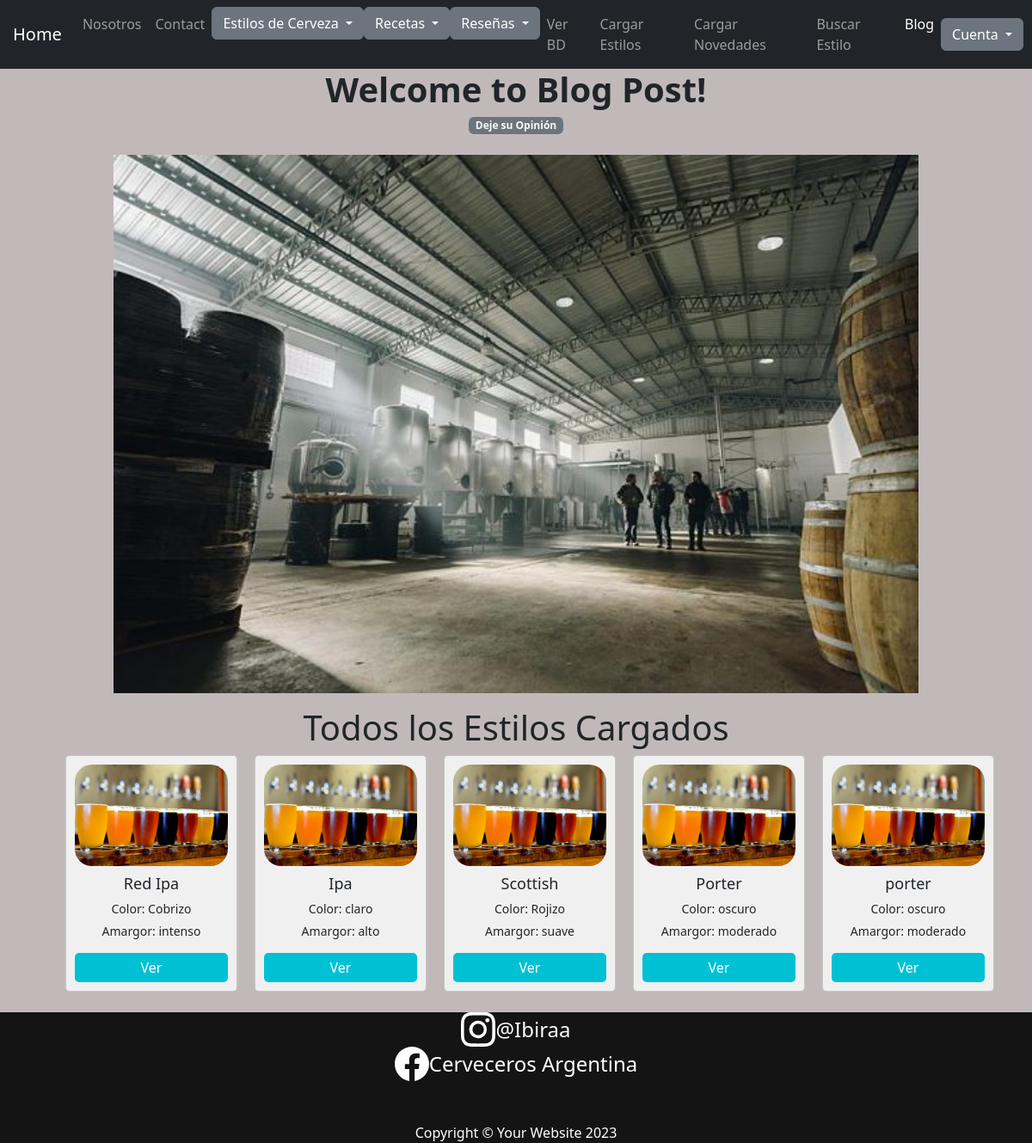
/app/verBD/, run on an earlier commit of the app's database.
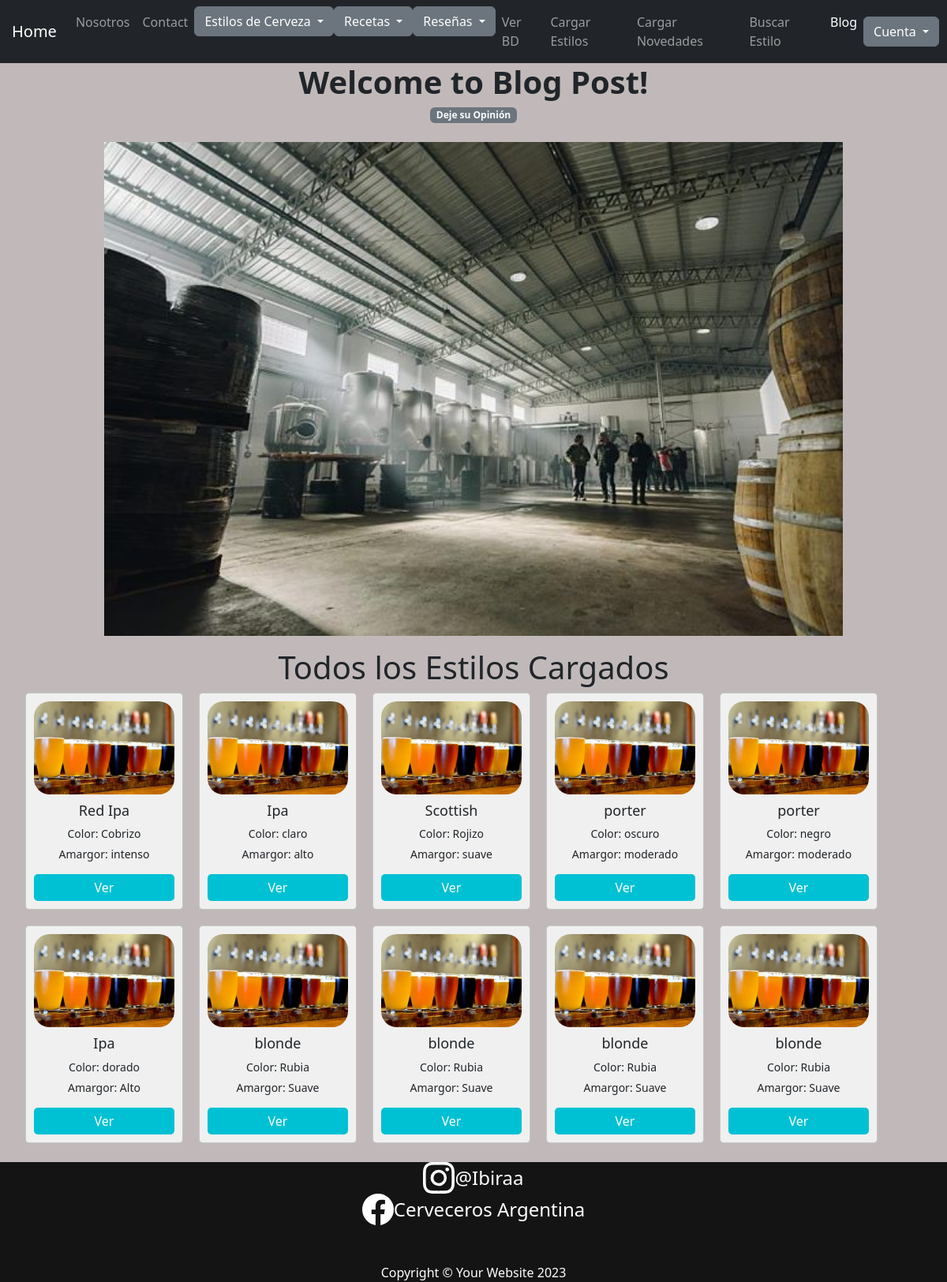
And on a later commit of the database.
### Appfinal/models.py (models this page shows, shortened)
class Estilos(models.Model):
    nombre = models.CharField(max_length=40)
    color = models.CharField(max_length=40)
    amargor = models.CharField(max_length=40)
    descripcion = models.TextField(max_length=200)

### Appfinal/views.py (the view)
# urls.py: path('verBD/', ver_BD, name="VerBD" ),
def ver_BD(request):
    estilos = Estilos.objects.all()  # trae todos los cursos
    contexto = {"estilos": estilos}
    return render(request, "Appfinal/leer_BD.html", contexto)

### Appfinal/context_processors.py (called while the page is built, shortened)
def custom_user(request):
    context = auth(request)
    user = context['user']
    return context

### Appfinal/template/Appfinal/leer_BD.html (shortened to what this page needs)
{% extends "Appfinal/index.html" %}
{% load static %}
{% block section1 %}
<h1>Todos los Estilos Cargados</h1>
<ul class="card-list">
    {% for estilo in estilos %}
      <li class="card">
        <img src="{% static 'Appfinal/imagenes/estilos.jpg' %}" class="card-img" alt="...">
        <h5 class="card-title">{{ estilo.nombre }}</h5>
        <p class="card-text">Color: {{ estilo.color }}</p>
        <p class="card-text">Amargor: {{ estilo.amargor }}</p>
        <a href="{% url 'VerEstilo' estilo.id %}" class="btn-view">Ver</a>
      </li>
    {% endfor %}
  </ul>
{% endblock %}

### Appfinal/template/Appfinal/index.html (shortened to what this page needs)
<!DOCTYPE html>
{% load static %}
<html lang="en">
    <head>
        <link href="{% static 'Appfinal/css/styles.css' %}" rel="stylesheet" />
    </head>
    <body>
        <nav class="navbar navbar-expand-lg navbar-dark bg-dark" style="width: 100%;">
            <div class="container-fluid justify-content-center" style="margin-left: 10px;">
                <a class="navbar-brand" href="{% url 'Inicio' %}" style="margin-left: 5px;">Home</a>
                <div class="collapse navbar-collapse" id="navbarSupportedContent">
                    <ul class="navbar-nav ms-auto mb-2 mb-lg-0">
                        <li class="nav-item"><a class="nav-link" href="{% url 'Nosotros' %}">Nosotros</a></li>
                        <li class="nav-item"><a class="nav-link" href="#!">Contact</a></li>
                        <div class="dropdown">
                            <button class="btn btn-secondary dropdown-toggle" type="button" id="dropdownMenuButton1" data-bs-toggle="dropdown" aria-expanded="false">
                                Estilos de Cerveza
                            </button>
                        </div>
                        <div class="dropdown">
                            <button class="btn btn-secondary dropdown-toggle" type="button" id="dropdownMenuButton1" data-bs-toggle="dropdown" aria-expanded="false">
                                Recetas
                            </button>
                        </div>
                        <div class="dropdown">
                            <button class="btn btn-secondary dropdown-toggle" type="button" id="dropdownMenuButton1" data-bs-toggle="dropdown" aria-expanded="false">
                                Reseñas
                            </button>
                        </div>
                        <li class="nav-item"><a class="nav-link" href="{% url 'VerBD' %}">Ver BD</a></li>
                        <li class="nav-item"><a class="nav-link" href="{% url 'CargarEstilo' %}">Cargar Estilos</a></li>
                        <li class="nav-item"><a class="nav-link" href="{% url 'CargarIngredientes' %}">Cargar Novedades</a></li>
                        <li class="nav-item"><a class="nav-link" href="{% url 'BuscarEstilo' %}">Buscar Estilo</a></li>
                        <li class="nav-item"><a class="nav-link active" aria-current="page" href="{% url 'Blog' %}">Blog</a></li>
                    </ul>
                </div>
                {% if request.user.is_authenticated %}
                {% if user_avatar %}
                <img src="{{user_avatar}}" alt="" style="height: 40px;width: 50px;">
                {% endif %}
                <div class="dropdown">
                    <button class="btn btn-secondary dropdown-toggle" type="button" id="dropdownMenuButton1" data-bs-toggle="dropdown" aria-expanded="false">
                        {{ request.user.username }}
                    </button>
                    <ul class="dropdown-menu" aria-labelledby="dropdownMenuButton1">
                        <li><a class="dropdown-item" href="{% url 'EditarPerfil' %}">EditarPerfil</a></li>
                        <li><a class="dropdown-item" href="{% url 'Logout' %}">Cerrar sesión</a></li>
                    </ul>
                </div>
                {% else %}
                            <div class="dropdown" style="margin-right: 10px;">
                                  <button class="btn btn-secondary dropdown-toggle" type="button" id="dropdownMenuButton1" data-bs-toggle="dropdown" aria-expanded="false">
                                      Cuenta
                                  </button>
                            </div>
                          {% endif %}
            </div>
        </nav>
        <div class="col-lg-8 ">
            <header class="mb-4 text-center">
              <h1 class="fw-bolder mb-1">Welcome to Blog Post!</h1>
              <a class="badge bg-secondary text-decoration-none link-light" href="{% url 'VerTema' tema_id=4 %}">
                Deje su Opinión
              </a>
            </header>
          </div>
                        <figure class="row" style="width: 80%;">
                            <img class="img-fluid rounded" src="{% static 'Appfinal/imagenes/cerveza-artesanal_1.jpg' %}" alt="Cervesa Artesanal" style="width: 100%;">
                          </figure>
                        {% block section1 %}
                        {% endblock %}
        <footer class="footer dark">
            <div class="content" >
                <div class="icon-text-container">
                    <a href="https://www.instagram.com/ibirraa/" target="_blank" style="text-decoration: none;">
                    <div class="icon-container" style="text-align: center; display: flex; justify-content: center; align-items: center; height: 100%;">
                    </a>
                        <span style="color: white; font-size: 24px; text-align: center; display: block;">@Ibiraa</span>
                </div>
                <div class="icon-text-container">
                    <a href="https://www.facebook.com/Cerveceros Argentinos/" target="_blank" style="text-decoration: none;">
                    <div class="icon-container" style="text-align: center; display: flex; justify-content: center; align-items: center; height: 100%;">
                    </a>
                        <span style="color: white; font-size: 24px; text-align: center; display: block;">Cerveceros Argentina</span>
                    </div>
                    <br>
                    <br>
                <p class="m-0 text-center text-white">Copyright &copy; Your Website 2023</p>
            </div>
        </footer>
    </body>
</html>

### Appfinal/template/Appfinal/index.html (style rules this page uses)
body { display: flex; justify-content: center; align-items: center; flex-direction: column; text-align: left; }
footer { flex-direction: column; }
.dark { background-color: #000000e4; color: #fff; width: 100%; text-align: center; display: flex; justify-content: center; }
.content { text-align: center; }

### Appfinal/template/Appfinal/leer_BD.html (style rules this page uses)
.card-list { list-style: none; display: flex; flex-wrap: wrap; gap: 20px; }
.card { width: 200px; padding: 10px; background-color: #f0f0f0; border-radius: 5px; text-align: center; }
.card-img { width: 100%; height: auto; border-radius: 20px; }
.card-title { margin-top: 10px; font-size: 18px; }
.card-text { font-size: 14px; margin-bottom: 5px; }
.btn-edit, .btn-delete, .btn-view { display: block; margin-top: 10px; padding: 5px 10px; border-radius: 5px; text-decoration: none; color: #fff; background-color: #0099ff; }
.btn-view { background-color: #00c1d4; }
body { background-color: #c1b9b9; }

What changed in the data, as far as the page shows it:
removed Estilos: nombre "Porter", color "oscuro", amargor "moderado"
added Estilos: nombre "porter", color "negro", amargor "moderado"
added Estilos: nombre "Ipa", color "dorado", amargor "Alto"
added Estilos: nombre "blonde", color "Rubia", amargor "Suave"
added Estilos: nombre "blonde", color "Rubia", amargor "Suave"
added Estilos: nombre "blonde", color "Rubia", amargor "Suave"
added Estilos: nombre "blonde", color "Rubia", amargor "Suave"
